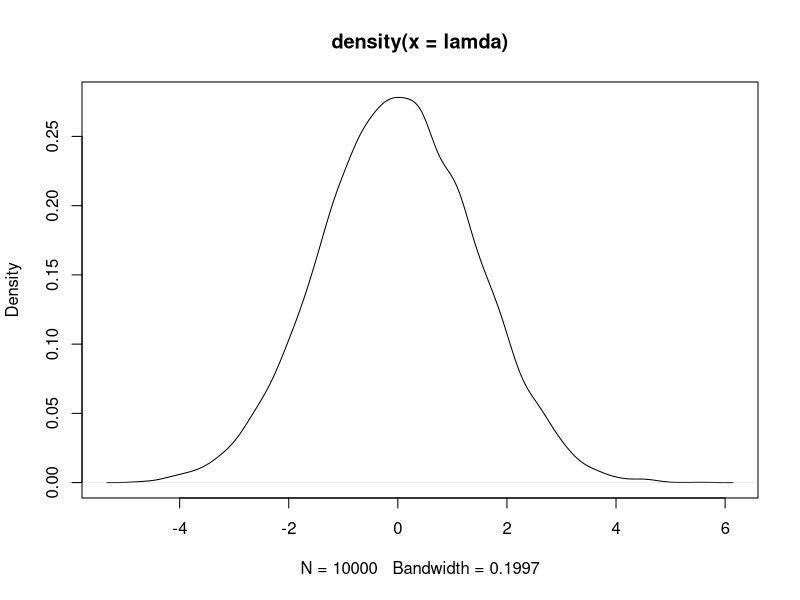
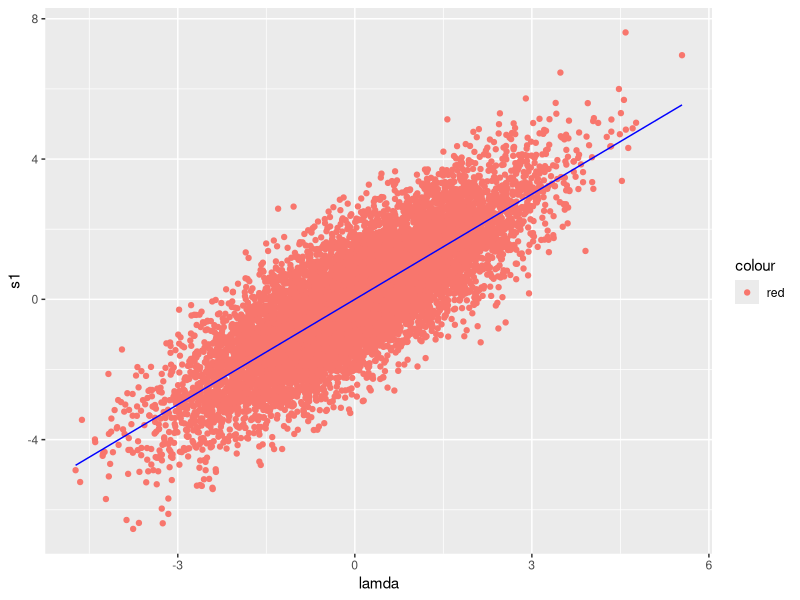
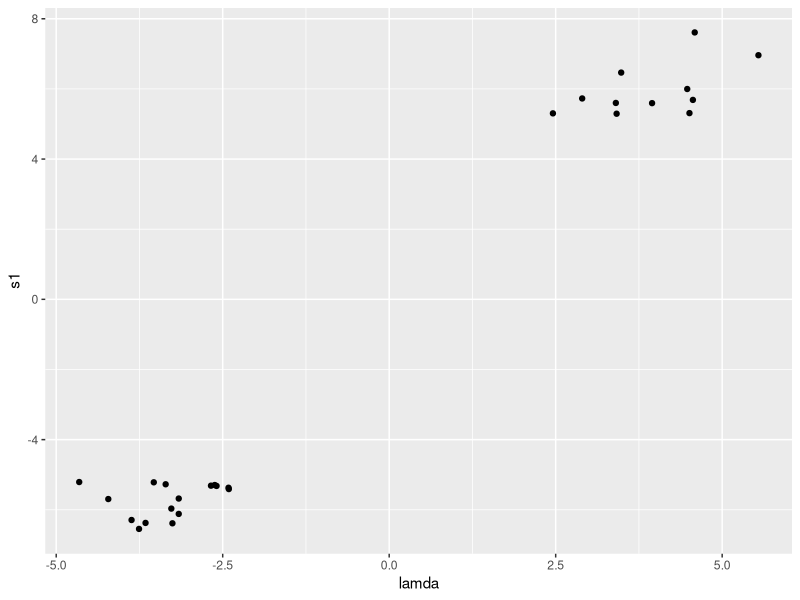

These figures' R source, in order:
library(tidyverse)


#pulling lamda from normal distrubtion 
tempSd<-sqrt(2)
N=10000
sampleSize=10000
lamda <- rnorm(n=N, mean=0, sd=tempSd)

den_init_lambda <- density(lamda)
plot(den_init_lambda)

results<-matrix(nrow=N, ncol=3)

for(i in 1:N){
  results[i,1] = lamda[i]
  results[i,c(2,3)] <- rnorm(n=2,mean=lamda[i],sd=1)
}


results.data=as.data.frame(results)
colnames(results.data)=c("lamda", "s1", "s2")

true_lambda <- function(lambda){
  return(lambda)
}

#plot(results.data[,c(1,2)])
s1VSlamda<-ggplot(data = results.data, mapping = aes(x = lamda, y = s1,colour="red")) +geom_point()
s1VSlamda <- s1VSlamda + stat_function(fun=true_lambda,geom="line",colour="blue")
ggsave(filename="s1_VS_lambda.jpg")

#den_lambda = density(filter(results.data,s1>5.2 | s1<(-5.2) && lamda>0)$s1)
#den_lambda = density(filter(results.data,s1>5.2 | s1<(-5.2))$lamda)
#plot(den_lambda)

sig_stats<-ggplot(data = filter(results.data, s1>5.2 | s1<(-5.2)), mapping = aes(x = lamda, y = s1)) +geom_point()
ggsave(filename="lambda_significant_stats.jpg")
#s1 is the colums 
#s2 is the rows
cont_table = matrix(c(0,0,0,0),nrow=2,ncol=2)
for (i in 1:N){
  boolS1=(results[i,2] > 5.2 | results[i,2] < -5.2)
  boolS2=(results[i,3] > 5.2 | results[i,3] < -5.2)
  if (boolS1 && boolS2){
    cont_table[2,2] <- cont_table[2,2]+1
  }else if (!boolS1 && boolS2){
    cont_table[2,1] <- cont_table[2,1]+1
  }else if (boolS1 && (!boolS2)){
    cont_table[1,2] <- cont_table[1,2]+1
  }else{
    cont_table[1,1] <- cont_table[1,1]+1
  }
}
